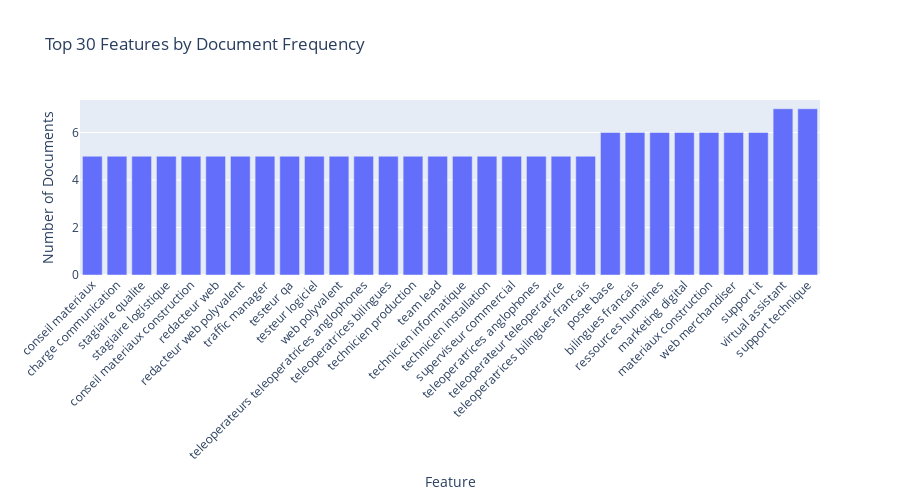

This figure's notebook cell:
### Code cell
# Visualize feature distribution
fig = px.bar(vocab_stats.head(30), 
             x='feature', 
             y='doc_frequency',
             title='Top 30 Features by Document Frequency',
             labels={'doc_frequency': 'Number of Documents', 'feature': 'Feature'})
fig.update_layout(xaxis_tickangle=-45, height=500)
fig.show()

### Figure 1 — Plotly figure (JSON) as saved in the notebook; plotly's stock layout.template omitted (floating-point values rounded to 4 significant figures)
{"data": [{"hovertemplate": "Feature=%{x}<br>Number of Documents=%{y}<extra></extra>", "legendgroup": "", "marker": {"color": "#636efa", "pattern": {"shape": ""}}, "name": "", "orientation": "v", "showlegend": false, "textposition": "auto", "type": "bar", "x": ["conseil materiaux", "charge communication", "stagiaire qualite", "stagiaire logistique", "conseil materiaux construction", "redacteur web", "redacteur web polyvalent", "traffic manager", "testeur qa", "testeur logiciel", "web polyvalent", "teleoperateurs teleoperatrices anglophones", "teleoperatrices bilingues", "technicien production", "team lead", "technicien informatique", "technicien installation", "superviseur commercial", "teleoperatrices anglophones", "teleoperateur teleoperatrice", "teleoperatrices bilingues francais", "poste base", "bilingues francais", "ressources humaines", "marketing digital", "materiaux construction", "web merchandiser", "support it", "virtual assistant", "support technique"], "xaxis": "x", "y": [5, 5, 5, 5, 5, 5, 5, 5, 5, 5, 5, 5, 5, 5, 5, 5, 5, 5, 5, 5, 5, 6, 6, 6, 6, 6, 6, 6, 7, 7], "yaxis": "y"}], "layout": {"barmode": "relative", "height": 500, "legend": {"tracegroupgap": 0}, "title": {"text": "Top 30 Features by Document Frequency"}, "xaxis": {"anchor": "y", "domain": [0, 1], "tickangle": -45, "title": {"text": "Feature"}}, "yaxis": {"anchor": "x", "domain": [0, 1], "title": {"text": "Number of Documents"}}}}
